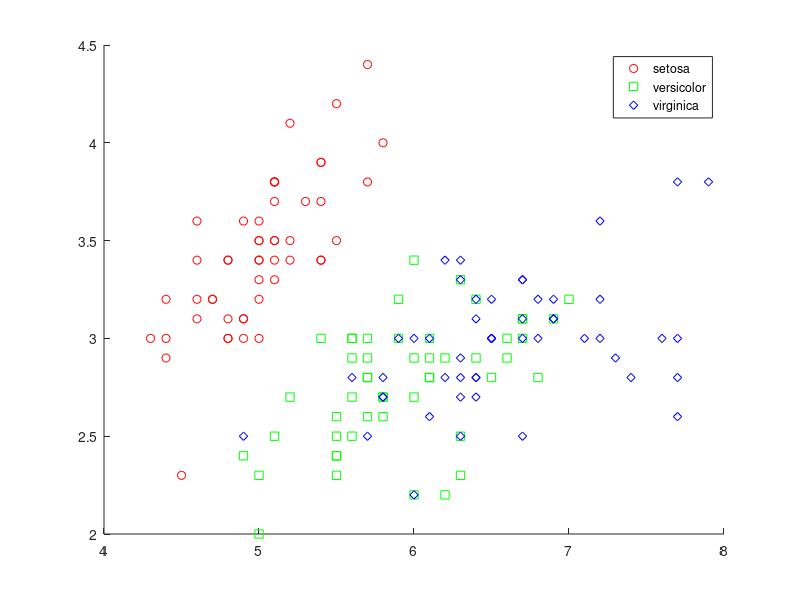
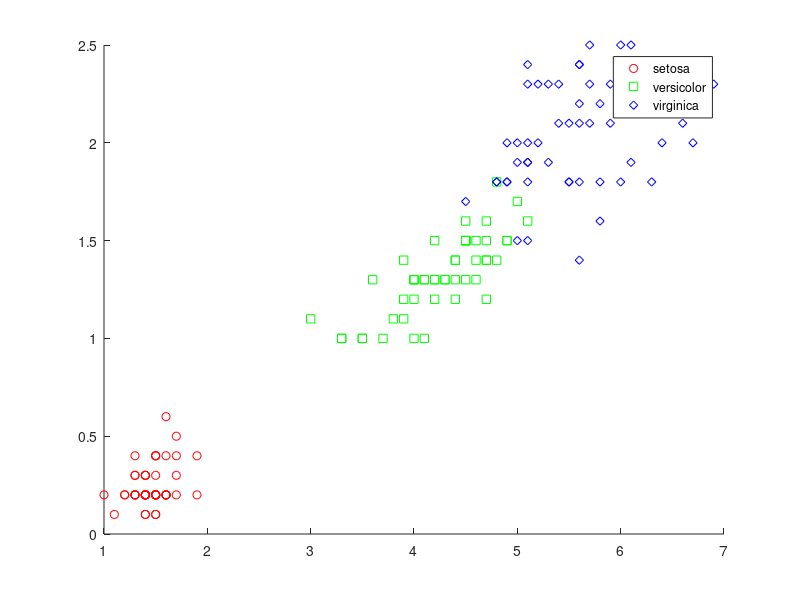

These figures' MATLAB source, in order: (Note: this script raises an error after producing the figures.)
%あやめデータの読み込み
load fisheriris
%meas(:, 1-4) : がく片の長さと幅、花弁の長さと幅に関する測定値
X = meas(:, 1:4);

%教師ありのプロット、正解のデータに基づいてがく片の長さと幅をプロットする
figure, gscatter(X(:, 1), X(:, 2), species, 'rgb', 'osd');
%正解のデータに基づいて花弁の長さと幅をプロットする
figure, gscatter(X(:, 3), X(:, 4), species, 'rgb', 'osd');

%教師あり学習(判別分析) 3クラスを分類する境界直線の決定
lda = fitcdiscr(X, species);
%境界直線に基づいて分類した結果の取得
ldaClass = resubPredict(lda);

%予測データに基づいたがく片の長さと幅をプロットする
figure, gscatter(X(:,1), X(:,2), ldaClass, 'rgb', 'osd');
%予測データに基づいて花弁の長さと幅をプロットする
figure, gscatter(X(:,3), X(:,4), ldaClass, 'rgb', 'osd');
